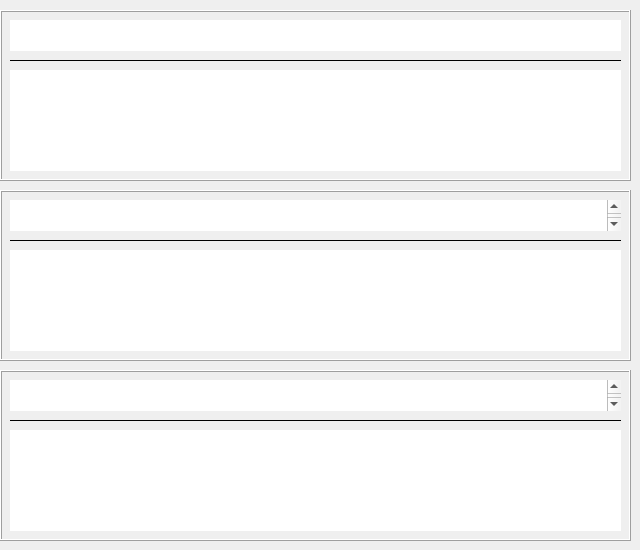
      <widget class="QWidget" name="page">
       <widget class="QFrame" name="frame_1">
        <property name="geometry">
         <rect>
          <x>0</x>
          <y>10</y>
          <width>631</width>
          <height>171</height>
         </rect>
        </property>
        <property name="frameShape">
         <enum>QFrame::Box</enum>
        </property>
        <property name="frameShadow">
         <enum>QFrame::Raised</enum>
        </property>
        <widget class="QTextEdit" name="textEdit_1">
         <property name="geometry">
          <rect>
           <x>10</x>
           <y>60</y>
           <width>611</width>
           <height>101</height>
          </rect>
         </property>
         <property name="font">
          <font>
           <family>08SeoulNamsan</family>
           <pointsize>12</pointsize>
           <weight>50</weight>
           <italic>false</italic>
           <bold>false</bold>
           <underline>false</underline>
           <strikeout>false</strikeout>
           <stylestrategy>PreferDefault</stylestrategy>
           <kerning>true</kerning>
          </font>
         </property>
         <property name="frameShape">
          <enum>QFrame::NoFrame</enum>
         </property>
         <property name="readOnly">
          <bool>true</bool>
         </property>
         <property name="html">
          <string>&lt;!DOCTYPE HTML PUBLIC &quot;-//W3C//DTD HTML 4.0//EN&quot; &quot;http://www.w3.org/TR/REC-html40/strict.dtd&quot;&gt;
&lt;html&gt;&lt;head&gt;&lt;meta name=&quot;qrichtext&quot; content=&quot;1&quot; /&gt;&lt;style type=&quot;text/css&quot;&gt;
p, li { white-space: pre-wrap; }
&lt;/style&gt;&lt;/head&gt;&lt;body style=&quot; font-family:'08SeoulNamsan'; font-size:12pt; font-weight:400; font-style:normal;&quot;&gt;
&lt;p style=&quot;-qt-paragraph-type:empty; margin-top:0px; margin-bottom:0px; margin-left:0px; margin-right:0px; -qt-block-indent:0; text-indent:0px; font-size:14pt;&quot;&gt;&lt;br /&gt;&lt;/p&gt;&lt;/body&gt;&lt;/html&gt;</string>
         </property>
        </widget>
        <widget class="QTextBrowser" name="textBrowser_1">
         <property name="geometry">
          <rect>
           <x>10</x>
           <y>10</y>
           <width>611</width>
           <height>31</height>
          </rect>
         </property>
         <property name="font">
          <font>
           <family>08SeoulNamsan</family>
           <pointsize>12</pointsize>
           <weight>50</weight>
           <italic>false</italic>
           <bold>false</bold>
           <underline>false</underline>
           <strikeout>false</strikeout>
           <stylestrategy>PreferDefault</stylestrategy>
           <kerning>true</kerning>
          </font>
         </property>
         <property name="frameShape">
          <enum>QFrame::NoFrame</enum>
         </property>
         <property name="html">
          <string>&lt;!DOCTYPE HTML PUBLIC &quot;-//W3C//DTD HTML 4.0//EN&quot; &quot;http://www.w3.org/TR/REC-html40/strict.dtd&quot;&gt;
&lt;html&gt;&lt;head&gt;&lt;meta name=&quot;qrichtext&quot; content=&quot;1&quot; /&gt;&lt;style type=&quot;text/css&quot;&gt;
p, li { white-space: pre-wrap; }
&lt;/style&gt;&lt;/head&gt;&lt;body style=&quot; font-family:'08SeoulNamsan'; font-size:12pt; font-weight:400; font-style:normal;&quot;&gt;
&lt;p style=&quot;-qt-paragraph-type:empty; margin-top:0px; margin-bottom:0px; margin-left:0px; margin-right:0px; -qt-block-indent:0; text-indent:0px;&quot;&gt;&lt;br /&gt;&lt;/p&gt;&lt;/body&gt;&lt;/html&gt;</string>
         </property>
        </widget>
        <widget class="QLabel" name="label_4">
         <property name="geometry">
          <rect>
           <x>10</x>
           <y>40</y>
           <width>611</width>
           <height>20</height>
          </rect>
         </property>
         <property name="frameShape">
          <enum>QFrame::HLine</enum>
         </property>
         <property name="text">
          <string/>
         </property>
        </widget>
       </widget>
       <widget class="QFrame" name="frame_2">
        <property name="geometry">
         <rect>
          <x>0</x>
          <y>190</y>
          <width>631</width>
          <height>171</height>
         </rect>
        </property>
        <property name="frameShape">
         <enum>QFrame::Box</enum>
        </property>
        <property name="frameShadow">
         <enum>QFrame::Raised</enum>
        </property>
        <widget class="QTextEdit" name="textEdit_2">
         <property name="geometry">
          <rect>
           <x>10</x>
           <y>60</y>
           <width>611</width>
           <height>101</height>
          </rect>
         </property>
         <property name="font">
          <font>
           <family>08SeoulNamsan</family>
           <pointsize>12</pointsize>
           <weight>50</weight>
           <italic>false</italic>
           <bold>false</bold>
           <underline>false</underline>
           <strikeout>false</strikeout>
           <stylestrategy>PreferDefault</stylestrategy>
           <kerning>true</kerning>
          </font>
         </property>
         <property name="frameShape">
          <enum>QFrame::NoFrame</enum>
         </property>
         <property name="readOnly">
          <bool>true</bool>
         </property>
         <property name="html">
          <string>&lt;!DOCTYPE HTML PUBLIC &quot;-//W3C//DTD HTML 4.0//EN&quot; &quot;http://www.w3.org/TR/REC-html40/strict.dtd&quot;&gt;
&lt;html&gt;&lt;head&gt;&lt;meta name=&quot;qrichtext&quot; content=&quot;1&quot; /&gt;&lt;style type=&quot;text/css&quot;&gt;
p, li { white-space: pre-wrap; }
&lt;/style&gt;&lt;/head&gt;&lt;body style=&quot; font-family:'08SeoulNamsan'; font-size:12pt; font-weight:400; font-style:normal;&quot;&gt;
&lt;p style=&quot;-qt-paragraph-type:empty; margin-top:0px; margin-bottom:0px; margin-left:0px; margin-right:0px; -qt-block-indent:0; text-indent:0px; font-size:14pt;&quot;&gt;&lt;br /&gt;&lt;/p&gt;&lt;/body&gt;&lt;/html&gt;</string>
         </property>
        </widget>
        <widget class="QTextBrowser" name="textBrowser_2">
         <property name="geometry">
          <rect>
           <x>10</x>
           <y>10</y>
           <width>611</width>
           <height>31</height>
          </rect>
         </property>
         <property name="font">
          <font>
           <family>08SeoulNamsan</family>
           <pointsize>12</pointsize>
           <weight>50</weight>
           <italic>false</italic>
           <bold>false</bold>
           <underline>false</underline>
           <strikeout>false</strikeout>
           <stylestrategy>PreferDefault</stylestrategy>
           <kerning>true</kerning>
          </font>
         </property>
         <property name="frameShape">
          <enum>QFrame::NoFrame</enum>
         </property>
         <property name="html">
          <string>&lt;!DOCTYPE HTML PUBLIC &quot;-//W3C//DTD HTML 4.0//EN&quot; &quot;http://www.w3.org/TR/REC-html40/strict.dtd&quot;&gt;
&lt;html&gt;&lt;head&gt;&lt;meta name=&quot;qrichtext&quot; content=&quot;1&quot; /&gt;&lt;style type=&quot;text/css&quot;&gt;
p, li { white-space: pre-wrap; }
&lt;/style&gt;&lt;/head&gt;&lt;body style=&quot; font-family:'08SeoulNamsan'; font-size:12pt; font-weight:400; font-style:normal;&quot;&gt;
&lt;p style=&quot;-qt-paragraph-type:empty; margin-top:0px; margin-bottom:0px; margin-left:0px; margin-right:0px; -qt-block-indent:0; text-indent:0px; font-size:14pt;&quot;&gt;&lt;br /&gt;&lt;/p&gt;&lt;/body&gt;&lt;/html&gt;</string>
         </property>
        </widget>
        <widget class="QLabel" name="label_5">
         <property name="geometry">
          <rect>
           <x>10</x>
           <y>40</y>
           <width>611</width>
           <height>20</height>
          </rect>
         </property>
         <property name="frameShape">
          <enum>QFrame::HLine</enum>
         </property>
         <property name="text">
          <string/>
         </property>
        </widget>
       </widget>
       <widget class="QFrame" name="frame_3">
        <property name="geometry">
         <rect>
          <x>0</x>
          <y>370</y>
          <width>631</width>
          <height>171</height>
         </rect>
        </property>
        <property name="frameShape">
         <enum>QFrame::Box</enum>
        </property>
        <property name="frameShadow">
         <enum>QFrame::Raised</enum>
        </property>
        <widget class="QTextEdit" name="textEdit_3">
         <property name="geometry">
          <rect>
           <x>10</x>
           <y>60</y>
           <width>611</width>
           <height>101</height>
          </rect>
         </property>
         <property name="font">
          <font>
           <family>08SeoulNamsan</family>
           <pointsize>12</pointsize>
           <weight>50</weight>
           <italic>false</italic>
           <bold>false</bold>
           <underline>false</underline>
           <strikeout>false</strikeout>
           <stylestrategy>PreferDefault</stylestrategy>
           <kerning>true</kerning>
          </font>
         </property>
         <property name="frameShape">
          <enum>QFrame::NoFrame</enum>
         </property>
         <property name="readOnly">
          <bool>true</bool>
         </property>
         <property name="html">
          <string>&lt;!DOCTYPE HTML PUBLIC &quot;-//W3C//DTD HTML 4.0//EN&quot; &quot;http://www.w3.org/TR/REC-html40/strict.dtd&quot;&gt;
&lt;html&gt;&lt;head&gt;&lt;meta name=&quot;qrichtext&quot; content=&quot;1&quot; /&gt;&lt;style type=&quot;text/css&quot;&gt;
p, li { white-space: pre-wrap; }
&lt;/style&gt;&lt;/head&gt;&lt;body style=&quot; font-family:'08SeoulNamsan'; font-size:12pt; font-weight:400; font-style:normal;&quot;&gt;
&lt;p style=&quot;-qt-paragraph-type:empty; margin-top:0px; margin-bottom:0px; margin-left:0px; margin-right:0px; -qt-block-indent:0; text-indent:0px; font-size:14pt;&quot;&gt;&lt;br /&gt;&lt;/p&gt;&lt;/body&gt;&lt;/html&gt;</string>
         </property>
        </widget>
        <widget class="QTextBrowser" name="textBrowser_3">
         <property name="geometry">
          <rect>
           <x>10</x>
           <y>10</y>
           <width>611</width>
           <height>31</height>
          </rect>
         </property>
         <property name="font">
          <font>
           <family>08SeoulNamsan</family>
           <pointsize>12</pointsize>
           <weight>50</weight>
           <italic>false</italic>
           <bold>false</bold>
           <underline>false</underline>
           <strikeout>false</strikeout>
           <stylestrategy>PreferDefault</stylestrategy>
           <kerning>true</kerning>
          </font>
         </property>
         <property name="frameShape">
          <enum>QFrame::NoFrame</enum>
         </property>
         <property name="html">
          <string>&lt;!DOCTYPE HTML PUBLIC &quot;-//W3C//DTD HTML 4.0//EN&quot; &quot;http://www.w3.org/TR/REC-html40/strict.dtd&quot;&gt;
&lt;html&gt;&lt;head&gt;&lt;meta name=&quot;qrichtext&quot; content=&quot;1&quot; /&gt;&lt;style type=&quot;text/css&quot;&gt;
p, li { white-space: pre-wrap; }
&lt;/style&gt;&lt;/head&gt;&lt;body style=&quot; font-family:'08SeoulNamsan'; font-size:12pt; font-weight:400; font-style:normal;&quot;&gt;
&lt;p style=&quot;-qt-paragraph-type:empty; margin-top:0px; margin-bottom:0px; margin-left:0px; margin-right:0px; -qt-block-indent:0; text-indent:0px; font-size:14pt;&quot;&gt;&lt;br /&gt;&lt;/p&gt;&lt;/body&gt;&lt;/html&gt;</string>
         </property>
        </widget>
        <widget class="QLabel" name="label_6">
         <property name="geometry">
          <rect>
           <x>10</x>
           <y>40</y>
           <width>611</width>
           <height>20</height>
          </rect>
         </property>
         <property name="frameShape">
          <enum>QFrame::HLine</enum>
         </property>
         <property name="text">
          <string/>
         </property>
        </widget>
       </widget>
      </widget>
